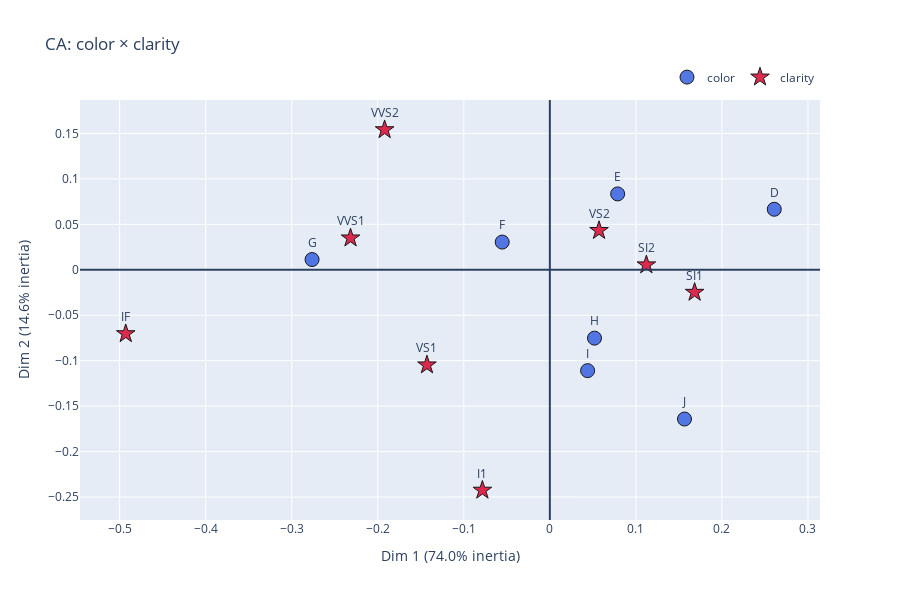

This figure's notebook cell:
### Code cell
ct = pd.crosstab(df["color"], df["clarity"])
fig = plot_ca(ct, "CA: color × clarity", row_label="color", col_label="clarity")
fig.show()

### Figure 1 — Plotly figure (JSON) as saved in the notebook; plotly's stock layout.template omitted (floating-point values rounded to 4 significant figures)
{"data": [{"marker": {"color": "royalblue", "line": {"color": "black", "width": 1}, "opacity": 0.9, "size": 14, "symbol": "circle"}, "mode": "markers+text", "name": "color", "text": ["D", "E", "F", "G", "H", "I", "J"], "textfont": {"size": 12}, "textposition": "top center", "type": "scatter", "x": [0.2608, 0.07884, -0.05537, -0.2764, 0.0519, 0.04389, 0.1565], "y": [0.06655, 0.08344, 0.03046, 0.01123, -0.0752, -0.1109, -0.1642]}, {"marker": {"color": "crimson", "line": {"color": "black", "width": 1}, "opacity": 0.9, "size": 14, "symbol": "star"}, "mode": "markers+text", "name": "clarity", "text": ["I1", "IF", "SI1", "SI2", "VS1", "VS2", "VVS1", "VVS2"], "textfont": {"size": 12}, "textposition": "top center", "type": "scatter", "x": [-0.0784, -0.4929, 0.1683, 0.1122, -0.1428, 0.05718, -0.2316, -0.192], "y": [-0.2425, -0.07036, -0.02485, 0.005327, -0.1047, 0.04314, 0.0349, 0.154]}], "layout": {"height": 600, "legend": {"orientation": "h", "x": 1, "xanchor": "right", "y": 1.02, "yanchor": "bottom"}, "shapes": [{"type": "line", "x0": 0, "x1": 1, "xref": "x domain", "y0": 0, "y1": 0, "yref": "y"}, {"type": "line", "x0": 0, "x1": 0, "xref": "x", "y0": 0, "y1": 1, "yref": "y domain"}], "title": {"text": "CA: color × clarity"}, "xaxis": {"title": {"text": "Dim 1 (74.0% inertia)"}}, "yaxis": {"title": {"text": "Dim 2 (14.6% inertia)"}}}}
